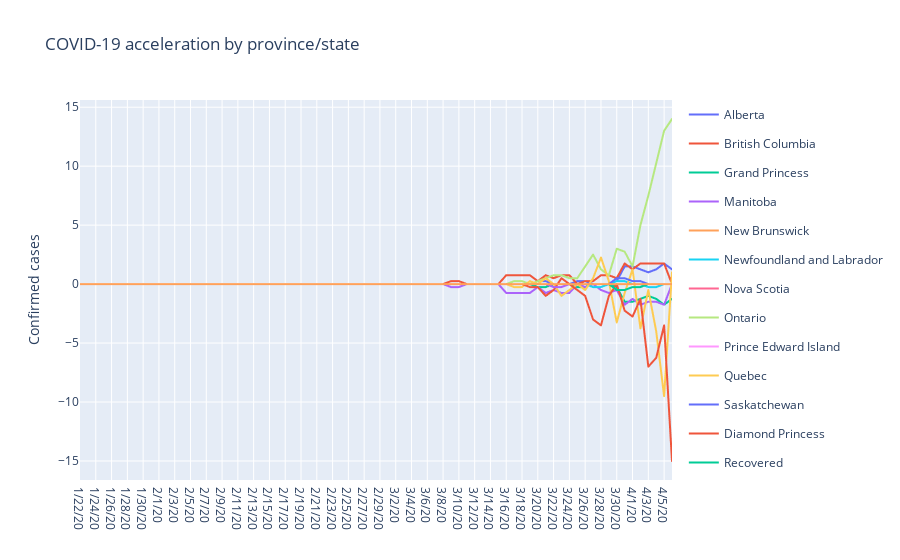

Write notebook code for a chart like this one.
### Markdown cell above
<a id='plot_acceleration'></a>
### Plot Acceleration by Province/State

### Code cell
layout = go.Layout(title="COVID-19 acceleration by province/state",
                   yaxis={'title': 'Confirmed cases'},
                   height=1000)

fig = go.Figure(data=trace_accel, layout=layout)
fig.show()

### Figure 1 — Plotly figure (JSON) as saved in the notebook; plotly's stock layout.template omitted (floating-point values rounded to 4 significant figures)
{"data": [{"hoverlabel": {"namelength": 0}, "hovertemplate": "provincestate=Alberta<br>date=%{x}<br>acceleration=%{y}", "legendgroup": "Alberta", "line": {"color": "#636efa", "dash": "solid"}, "mode": "lines", "name": "Alberta", "showlegend": true, "type": "scattergl", "x": ["1/22/20", "1/23/20", "1/24/20", "1/25/20", "1/26/20", "1/27/20", "1/28/20", "1/29/20", "1/30/20", "1/31/20", "2/1/20", "2/2/20", "2/3/20", "2/4/20", "2/5/20", "2/6/20", "2/7/20", "2/8/20", "2/9/20", "2/10/20", "2/11/20", "2/12/20", "2/13/20", "2/14/20", "2/15/20", "2/16/20", "2/17/20", "2/18/20", "2/19/20", "2/20/20", "2/21/20", "2/22/20", "2/23/20", "2/24/20", "2/25/20", "2/26/20", "2/27/20", "2/28/20", "2/29/20", "3/1/20", "3/2/20", "3/3/20", "3/4/20", "3/5/20", "3/6/20", "3/7/20", "3/8/20", "3/9/20", "3/10/20", "3/11/20", "3/12/20", "3/13/20", "3/14/20", "3/15/20", "3/16/20", "3/17/20", "3/18/20", "3/19/20", "3/20/20", "3/21/20", "3/22/20", "3/23/20", "3/24/20", "3/25/20", "3/26/20", "3/27/20", "3/28/20", "3/29/20", "3/30/20", "3/31/20", "4/1/20", "4/2/20", "4/3/20", "4/4/20", "4/5/20", "4/6/20"], "xaxis": "x", "y": [0, 0, 0, 0, 0, 0, 0, 0, 0, 0, 0, 0, 0, 0, 0, 0, 0, 0, 0, 0, 0, 0, 0, 0, 0, 0, 0, 0, 0, 0, 0, 0, 0, 0, 0, 0, 0, 0, 0, 0, 0, 0, 0, 0, 0, 0, 0, 0, 0, 0, 0, 0, 0, 0, 0, 0, 0, 0, 0.25, 0.25, 0, 0, 0, 0.25, 0.25, 0, 0, 0, 0.25, 1.5, 1.5, 1.25, 1.0, 1.25, 1.75, 1.25], "yaxis": "y"}, {"hoverlabel": {"namelength": 0}, "hovertemplate": "provincestate=British Columbia<br>date=%{x}<br>acceleration=%{y}", "legendgroup": "British Columbia", "line": {"color": "#EF553B", "dash": "solid"}, "mode": "lines", "name": "British Columbia", "showlegend": true, "type": "scattergl", "x": ["1/22/20", "1/23/20", "1/24/20", "1/25/20", "1/26/20", "1/27/20", "1/28/20", "1/29/20", "1/30/20", "1/31/20", "2/1/20", "2/2/20", "2/3/20", "2/4/20", "2/5/20", "2/6/20", "2/7/20", "2/8/20", "2/9/20", "2/10/20", "2/11/20", "2/12/20", "2/13/20", "2/14/20", "2/15/20", "2/16/20", "2/17/20", "2/18/20", "2/19/20", "2/20/20", "2/21/20", "2/22/20", "2/23/20", "2/24/20", "2/25/20", "2/26/20", "2/27/20", "2/28/20", "2/29/20", "3/1/20", "3/2/20", "3/3/20", "3/4/20", "3/5/20", "3/6/20", "3/7/20", "3/8/20", "3/9/20", "3/10/20", "3/11/20", "3/12/20", "3/13/20", "3/14/20", "3/15/20", "3/16/20", "3/17/20", "3/18/20", "3/19/20", "3/20/20", "3/21/20", "3/22/20", "3/23/20", "3/24/20", "3/25/20", "3/26/20", "3/27/20", "3/28/20", "3/29/20", "3/30/20", "3/31/20", "4/1/20", "4/2/20", "4/3/20", "4/4/20", "4/5/20", "4/6/20"], "xaxis": "x", "y": [0, 0, 0, 0, 0, 0, 0, 0, 0, 0, 0, 0, 0, 0, 0, 0, 0, 0, 0, 0, 0, 0, 0, 0, 0, 0, 0, 0, 0, 0, 0, 0, 0, 0, 0, 0, 0, 0, 0, 0, 0, 0, 0, 0, 0, 0, 0, 0.25, 0.25, 0, 0, 0, 0, 0, 0.75, 0.75, 0.75, 0.75, 0.25, 0.75, 0.5, 0.75, 0.75, -3.925e-17, 0.25, 0.25, 0.75, 0.75, 0.5, 1.75, 1.25, 1.75, 1.75, 1.75, 1.75, -1.57e-16], "yaxis": "y"}, {"hoverlabel": {"namelength": 0}, "hovertemplate": "provincestate=Grand Princess<br>date=%{x}<br>acceleration=%{y}", "legendgroup": "Grand Princess", "line": {"color": "#00cc96", "dash": "solid"}, "mode": "lines", "name": "Grand Princess", "showlegend": true, "type": "scattergl", "x": ["1/22/20", "1/23/20", "1/24/20", "1/25/20", "1/26/20", "1/27/20", "1/28/20", "1/29/20", "1/30/20", "1/31/20", "2/1/20", "2/2/20", "2/3/20", "2/4/20", "2/5/20", "2/6/20", "2/7/20", "2/8/20", "2/9/20", "2/10/20", "2/11/20", "2/12/20", "2/13/20", "2/14/20", "2/15/20", "2/16/20", "2/17/20", "2/18/20", "2/19/20", "2/20/20", "2/21/20", "2/22/20", "2/23/20", "2/24/20", "2/25/20", "2/26/20", "2/27/20", "2/28/20", "2/29/20", "3/1/20", "3/2/20", "3/3/20", "3/4/20", "3/5/20", "3/6/20", "3/7/20", "3/8/20", "3/9/20", "3/10/20", "3/11/20", "3/12/20", "3/13/20", "3/14/20", "3/15/20", "3/16/20", "3/17/20", "3/18/20", "3/19/20", "3/20/20", "3/21/20", "3/22/20", "3/23/20", "3/24/20", "3/25/20", "3/26/20", "3/27/20", "3/28/20", "3/29/20", "3/30/20", "3/31/20", "4/1/20", "4/2/20", "4/3/20", "4/4/20", "4/5/20", "4/6/20"], "xaxis": "x", "y": [0, 0, 0, 0, 0, 0, 0, 0, 0, 0, 0, 0, 0, 0, 0, 0, 0, 0, 0, 0, 0, 0, 0, 0, 0, 0, 0, 0, 0, 0, 0, 0, 0, 0, 0, 0, 0, 0, 0, 0, 0, 0, 0, 0, 0, 0, 0, -3.925e-17, -1.963e-17, 0, 0, 0, 0, 0, -7.85e-17, -7.85e-17, -7.85e-17, -7.85e-17, -0.25, -0.25, -7.85e-17, -7.85e-17, -7.85e-17, -0.25, -0.25, -3.925e-17, -7.85e-17, -7.85e-17, -0.25, -1.5, -1.5, -1.25, -1.0, -1.25, -1.75, -1.25], "yaxis": "y"}, {"hoverlabel": {"namelength": 0}, "hovertemplate": "provincestate=Manitoba<br>date=%{x}<br>acceleration=%{y}", "legendgroup": "Manitoba", "line": {"color": "#ab63fa", "dash": "solid"}, "mode": "lines", "name": "Manitoba", "showlegend": true, "type": "scattergl", "x": ["1/22/20", "1/23/20", "1/24/20", "1/25/20", "1/26/20", "1/27/20", "1/28/20", "1/29/20", "1/30/20", "1/31/20", "2/1/20", "2/2/20", "2/3/20", "2/4/20", "2/5/20", "2/6/20", "2/7/20", "2/8/20", "2/9/20", "2/10/20", "2/11/20", "2/12/20", "2/13/20", "2/14/20", "2/15/20", "2/16/20", "2/17/20", "2/18/20", "2/19/20", "2/20/20", "2/21/20", "2/22/20", "2/23/20", "2/24/20", "2/25/20", "2/26/20", "2/27/20", "2/28/20", "2/29/20", "3/1/20", "3/2/20", "3/3/20", "3/4/20", "3/5/20", "3/6/20", "3/7/20", "3/8/20", "3/9/20", "3/10/20", "3/11/20", "3/12/20", "3/13/20", "3/14/20", "3/15/20", "3/16/20", "3/17/20", "3/18/20", "3/19/20", "3/20/20", "3/21/20", "3/22/20", "3/23/20", "3/24/20", "3/25/20", "3/26/20", "3/27/20", "3/28/20", "3/29/20", "3/30/20", "3/31/20", "4/1/20", "4/2/20", "4/3/20", "4/4/20", "4/5/20", "4/6/20"], "xaxis": "x", "y": [0, 0, 0, 0, 0, 0, 0, 0, 0, 0, 0, 0, 0, 0, 0, 0, 0, 0, 0, 0, 0, 0, 0, 0, 0, 0, 0, 0, 0, 0, 0, 0, 0, 0, 0, 0, 0, 0, 0, 0, 0, 0, 0, 0, 0, 0, 0, -0.25, -0.25, 0, 0, 0, 0, 0, -0.75, -0.75, -0.75, -0.75, -0.25, -0.75, -0.5, -0.75, -0.75, 0, -0.25, 3.925e-17, -0.5, -0.75, -0.5, -1.75, -1.25, -1.75, -1.5, -1.5, -1.75, 0], "yaxis": "y"}, {"hoverlabel": {"namelength": 0}, "hovertemplate": "provincestate=New Brunswick<br>date=%{x}<br>acceleration=%{y}", "legendgroup": "New Brunswick", "line": {"color": "#FFA15A", "dash": "solid"}, "mode": "lines", "name": "New Brunswick", "showlegend": true, "type": "scattergl", "x": ["1/22/20", "1/23/20", "1/24/20", "1/25/20", "1/26/20", "1/27/20", "1/28/20", "1/29/20", "1/30/20", "1/31/20", "2/1/20", "2/2/20", "2/3/20", "2/4/20", "2/5/20", "2/6/20", "2/7/20", "2/8/20", "2/9/20", "2/10/20", "2/11/20", "2/12/20", "2/13/20", "2/14/20", "2/15/20", "2/16/20", "2/17/20", "2/18/20", "2/19/20", "2/20/20", "2/21/20", "2/22/20", "2/23/20", "2/24/20", "2/25/20", "2/26/20", "2/27/20", "2/28/20", "2/29/20", "3/1/20", "3/2/20", "3/3/20", "3/4/20", "3/5/20", "3/6/20", "3/7/20", "3/8/20", "3/9/20", "3/10/20", "3/11/20", "3/12/20", "3/13/20", "3/14/20", "3/15/20", "3/16/20", "3/17/20", "3/18/20", "3/19/20", "3/20/20", "3/21/20", "3/22/20", "3/23/20", "3/24/20", "3/25/20", "3/26/20", "3/27/20", "3/28/20", "3/29/20", "3/30/20", "3/31/20", "4/1/20", "4/2/20", "4/3/20", "4/4/20", "4/5/20", "4/6/20"], "xaxis": "x", "y": [0, 0, 0, 0, 0, 0, 0, 0, 0, 0, 0, 0, 0, 0, 0, 0, 0, 0, 0, 0, 0, 0, 0, 0, 0, 0, 0, 0, 0, 0, 0, 0, 0, 0, 0, 0, 0, 0, 0, 0, 0, 0, 0, 0, 0, 0, 0, 0, 0, 0, 0, 0, 0, 0, 0, 0, 0, 0, 0, 0, 0, 0, 0, 0, 0, -3.925e-17, -1.963e-17, 0, 0, 0, 0, 0, -3.925e-17, -1.963e-17, 0, 0], "yaxis": "y"}, {"hoverlabel": {"namelength": 0}, "hovertemplate": "provincestate=Newfoundland and Labrador<br>date=%{x}<br>acceleration=%{y}", "legendgroup": "Newfoundland and Labrador", "line": {"color": "#19d3f3", "dash": "solid"}, "mode": "lines", "name": "Newfoundland and Labrador", "showlegend": true, "type": "scattergl", "x": ["1/22/20", "1/23/20", "1/24/20", "1/25/20", "1/26/20", "1/27/20", "1/28/20", "1/29/20", "1/30/20", "1/31/20", "2/1/20", "2/2/20", "2/3/20", "2/4/20", "2/5/20", "2/6/20", "2/7/20", "2/8/20", "2/9/20", "2/10/20", "2/11/20", "2/12/20", "2/13/20", "2/14/20", "2/15/20", "2/16/20", "2/17/20", "2/18/20", "2/19/20", "2/20/20", "2/21/20", "2/22/20", "2/23/20", "2/24/20", "2/25/20", "2/26/20", "2/27/20", "2/28/20", "2/29/20", "3/1/20", "3/2/20", "3/3/20", "3/4/20", "3/5/20", "3/6/20", "3/7/20", "3/8/20", "3/9/20", "3/10/20", "3/11/20", "3/12/20", "3/13/20", "3/14/20", "3/15/20", "3/16/20", "3/17/20", "3/18/20", "3/19/20", "3/20/20", "3/21/20", "3/22/20", "3/23/20", "3/24/20", "3/25/20", "3/26/20", "3/27/20", "3/28/20", "3/29/20", "3/30/20", "3/31/20", "4/1/20", "4/2/20", "4/3/20", "4/4/20", "4/5/20", "4/6/20"], "xaxis": "x", "y": [0, 0, 0, 0, 0, 0, 0, 0, 0, 0, 0, 0, 0, 0, 0, 0, 0, 0, 0, 0, 0, 0, 0, 0, 0, 0, 0, 0, 0, 0, 0, 0, 0, 0, 0, 0, 0, 0, 0, 0, 0, 0, 0, 0, 0, 0, 0, 0, 0, 0, 0, 0, 0, 0, 0, 0, 0, 0, 0, 0, 0, 0, 0, 0, 0, -0.25, -0.25, 0, 0.25, 0.25, 0, 0, -0.25, -0.25, 0, 0], "yaxis": "y"}, {"hoverlabel": {"namelength": 0}, "hovertemplate": "provincestate=Nova Scotia<br>date=%{x}<br>acceleration=%{y}", "legendgroup": "Nova Scotia", "line": {"color": "#FF6692", "dash": "solid"}, "mode": "lines", "name": "Nova Scotia", "showlegend": true, "type": "scattergl", "x": ["1/22/20", "1/23/20", "1/24/20", "1/25/20", "1/26/20", "1/27/20", "1/28/20", "1/29/20", "1/30/20", "1/31/20", "2/1/20", "2/2/20", "2/3/20", "2/4/20", "2/5/20", "2/6/20", "2/7/20", "2/8/20", "2/9/20", "2/10/20", "2/11/20", "2/12/20", "2/13/20", "2/14/20", "2/15/20", "2/16/20", "2/17/20", "2/18/20", "2/19/20", "2/20/20", "2/21/20", "2/22/20", "2/23/20", "2/24/20", "2/25/20", "2/26/20", "2/27/20", "2/28/20", "2/29/20", "3/1/20", "3/2/20", "3/3/20", "3/4/20", "3/5/20", "3/6/20", "3/7/20", "3/8/20", "3/9/20", "3/10/20", "3/11/20", "3/12/20", "3/13/20", "3/14/20", "3/15/20", "3/16/20", "3/17/20", "3/18/20", "3/19/20", "3/20/20", "3/21/20", "3/22/20", "3/23/20", "3/24/20", "3/25/20", "3/26/20", "3/27/20", "3/28/20", "3/29/20", "3/30/20", "3/31/20", "4/1/20", "4/2/20", "4/3/20", "4/4/20", "4/5/20", "4/6/20"], "xaxis": "x", "y": [0, 0, 0, 0, 0, 0, 0, 0, 0, 0, 0, 0, 0, 0, 0, 0, 0, 0, 0, 0, 0, 0, 0, 0, 0, 0, 0, 0, 0, 0, 0, 0, 0, 0, 0, 0, 0, 0, 0, 0, 0, 0, 0, 0, 0, 0, 0, 0, 0, 0, 0, 0, 0, 0, 0, 0, 0, 0, 0, 0, 0, 0, 0, 0, 0, 0, 0, 0, -3.925e-17, -1.963e-17, 0, 0, 0, 0, 0, 0], "yaxis": "y"}, {"hoverlabel": {"namelength": 0}, "hovertemplate": "provincestate=Ontario<br>date=%{x}<br>acceleration=%{y}", "legendgroup": "Ontario", "line": {"color": "#B6E880", "dash": "solid"}, "mode": "lines", "name": "Ontario", "showlegend": true, "type": "scattergl", "x": ["1/22/20", "1/23/20", "1/24/20", "1/25/20", "1/26/20", "1/27/20", "1/28/20", "1/29/20", "1/30/20", "1/31/20", "2/1/20", "2/2/20", "2/3/20", "2/4/20", "2/5/20", "2/6/20", "2/7/20", "2/8/20", "2/9/20", "2/10/20", "2/11/20", "2/12/20", "2/13/20", "2/14/20", "2/15/20", "2/16/20", "2/17/20", "2/18/20", "2/19/20", "2/20/20", "2/21/20", "2/22/20", "2/23/20", "2/24/20", "2/25/20", "2/26/20", "2/27/20", "2/28/20", "2/29/20", "3/1/20", "3/2/20", "3/3/20", "3/4/20", "3/5/20", "3/6/20", "3/7/20", "3/8/20", "3/9/20", "3/10/20", "3/11/20", "3/12/20", "3/13/20", "3/14/20", "3/15/20", "3/16/20", "3/17/20", "3/18/20", "3/19/20", "3/20/20", "3/21/20", "3/22/20", "3/23/20", "3/24/20", "3/25/20", "3/26/20", "3/27/20", "3/28/20", "3/29/20", "3/30/20", "3/31/20", "4/1/20", "4/2/20", "4/3/20", "4/4/20", "4/5/20", "4/6/20"], "xaxis": "x", "y": [0, 0, 0, 0, 0, 0, 0, 0, 0, 0, 0, 0, 0, 0, 0, 0, 0, 0, 0, 0, 0, 0, 0, 0, 0, 0, 0, 0, 0, 0, 0, 0, 0, 0, 0, 0, 0, 0, 0, 0, 0, 0, 0, 0, 0, 0, 0, 0, 0, 0, 0, 0, 0, 0, 0, 0.25, 0.25, 0, 0.25, 0.5, 0.75, 0.75, 0.5, 0.5, 1.5, 2.5, 1.25, 0.75, 3.0, 2.75, 1.5, 5.0, 7.5, 10.25, 13.0, 14.0], "yaxis": "y"}, {"hoverlabel": {"namelength": 0}, "hovertemplate": "provincestate=Prince Edward Island<br>date=%{x}<br>acceleration=%{y}", "legendgroup": "Prince Edward Island", "line": {"color": "#FF97FF", "dash": "solid"}, "mode": "lines", "name": "Prince Edward Island", "showlegend": true, "type": "scattergl", "x": ["1/22/20", "1/23/20", "1/24/20", "1/25/20", "1/26/20", "1/27/20", "1/28/20", "1/29/20", "1/30/20", "1/31/20", "2/1/20", "2/2/20", "2/3/20", "2/4/20", "2/5/20", "2/6/20", "2/7/20", "2/8/20", "2/9/20", "2/10/20", "2/11/20", "2/12/20", "2/13/20", "2/14/20", "2/15/20", "2/16/20", "2/17/20", "2/18/20", "2/19/20", "2/20/20", "2/21/20", "2/22/20", "2/23/20", "2/24/20", "2/25/20", "2/26/20", "2/27/20", "2/28/20", "2/29/20", "3/1/20", "3/2/20", "3/3/20", "3/4/20", "3/5/20", "3/6/20", "3/7/20", "3/8/20", "3/9/20", "3/10/20", "3/11/20", "3/12/20", "3/13/20", "3/14/20", "3/15/20", "3/16/20", "3/17/20", "3/18/20", "3/19/20", "3/20/20", "3/21/20", "3/22/20", "3/23/20", "3/24/20", "3/25/20", "3/26/20", "3/27/20", "3/28/20", "3/29/20", "3/30/20", "3/31/20", "4/1/20", "4/2/20", "4/3/20", "4/4/20", "4/5/20", "4/6/20"], "xaxis": "x", "y": [0, 0, 0, 0, 0, 0, 0, 0, 0, 0, 0, 0, 0, 0, 0, 0, 0, 0, 0, 0, 0, 0, 0, 0, 0, 0, 0, 0, 0, 0, 0, 0, 0, 0, 0, 0, 0, 0, 0, 0, 0, 0, 0, 0, 0, 0, 0, 0, 0, 0, 0, 0, 0, 0, 0, -3.925e-17, -1.963e-17, 0, -3.925e-17, -7.85e-17, -7.85e-17, -7.85e-17, -7.85e-17, -7.85e-17, -1.57e-16, -3.14e-16, -1.57e-16, -7.85e-17, -3.14e-16, -3.14e-16, -1.57e-16, -6.28e-16, -6.28e-16, -1.256e-15, -1.256e-15, -1.256e-15], "yaxis": "y"}, {"hoverlabel": {"namelength": 0}, "hovertemplate": "provincestate=Quebec<br>date=%{x}<br>acceleration=%{y}", "legendgroup": "Quebec", "line": {"color": "#FECB52", "dash": "solid"}, "mode": "lines", "name": "Quebec", "showlegend": true, "type": "scattergl", "x": ["1/22/20", "1/23/20", "1/24/20", "1/25/20", "1/26/20", "1/27/20", "1/28/20", "1/29/20", "1/30/20", "1/31/20", "2/1/20", "2/2/20", "2/3/20", "2/4/20", "2/5/20", "2/6/20", "2/7/20", "2/8/20", "2/9/20", "2/10/20", "2/11/20", "2/12/20", "2/13/20", "2/14/20", "2/15/20", "2/16/20", "2/17/20", "2/18/20", "2/19/20", "2/20/20", "2/21/20", "2/22/20", "2/23/20", "2/24/20", "2/25/20", "2/26/20", "2/27/20", "2/28/20", "2/29/20", "3/1/20", "3/2/20", "3/3/20", "3/4/20", "3/5/20", "3/6/20", "3/7/20", "3/8/20", "3/9/20", "3/10/20", "3/11/20", "3/12/20", "3/13/20", "3/14/20", "3/15/20", "3/16/20", "3/17/20", "3/18/20", "3/19/20", "3/20/20", "3/21/20", "3/22/20", "3/23/20", "3/24/20", "3/25/20", "3/26/20", "3/27/20", "3/28/20", "3/29/20", "3/30/20", "3/31/20", "4/1/20", "4/2/20", "4/3/20", "4/4/20", "4/5/20", "4/6/20"], "xaxis": "x", "y": [0, 0, 0, 0, 0, 0, 0, 0, 0, 0, 0, 0, 0, 0, 0, 0, 0, 0, 0, 0, 0, 0, 0, 0, 0, 0, 0, 0, 0, 0, 0, 0, 0, 0, 0, 0, 0, 0, 0, 0, 0, 0, 0, 0, 0, 0, 0, 0, 0, 0, 0, 0, 0, 0, 0, -0.25, -0.25, 0.25, 0, 0.5, -2.355e-16, -1.0, -0.5, -7.85e-17, -0.5, 0.5, 2.25, 0.25, -3.25, -0.75, 1.25, -3.75, -0.5, -4.0, -9.5, 1.0], "yaxis": "y"}, {"hoverlabel": {"namelength": 0}, "hovertemplate": "provincestate=Saskatchewan<br>date=%{x}<br>acceleration=%{y}", "legendgroup": "Saskatchewan", "line": {"color": "#636efa", "dash": "solid"}, "mode": "lines", "name": "Saskatchewan", "showlegend": true, "type": "scattergl", "x": ["1/22/20", "1/23/20", "1/24/20", "1/25/20", "1/26/20", "1/27/20", "1/28/20", "1/29/20", "1/30/20", "1/31/20", "2/1/20", "2/2/20", "2/3/20", "2/4/20", "2/5/20", "2/6/20", "2/7/20", "2/8/20", "2/9/20", "2/10/20", "2/11/20", "2/12/20", "2/13/20", "2/14/20", "2/15/20", "2/16/20", "2/17/20", "2/18/20", "2/19/20", "2/20/20", "2/21/20", "2/22/20", "2/23/20", "2/24/20", "2/25/20", "2/26/20", "2/27/20", "2/28/20", "2/29/20", "3/1/20", "3/2/20", "3/3/20", "3/4/20", "3/5/20", "3/6/20", "3/7/20", "3/8/20", "3/9/20", "3/10/20", "3/11/20", "3/12/20", "3/13/20", "3/14/20", "3/15/20", "3/16/20", "3/17/20", "3/18/20", "3/19/20", "3/20/20", "3/21/20", "3/22/20", "3/23/20", "3/24/20", "3/25/20", "3/26/20", "3/27/20", "3/28/20", "3/29/20", "3/30/20", "3/31/20", "4/1/20", "4/2/20", "4/3/20", "4/4/20", "4/5/20", "4/6/20"], "xaxis": "x", "y": [0, 0, 0, 0, 0, 0, 0, 0, 0, 0, 0, 0, 0, 0, 0, 0, 0, 0, 0, 0, 0, 0, 0, 0, 0, 0, 0, 0, 0, 0, 0, 0, 0, 0, 0, 0, 0, 0, 0, 0, 0, 0, 0, 0, 0, 0, 0, 0, 0, 0, 0, 0, 0, 0, 0, 0, 0, -3.925e-17, -1.963e-17, -7.85e-17, -3.925e-17, 3.925e-17, 0, -3.925e-17, -1.57e-16, -3.14e-16, -3.14e-16, -1.57e-16, 0.5, 0.5, 0.25, 0.25, -6.28e-16, -6.28e-16, -3.14e-16, -1.256e-15], "yaxis": "y"}, {"hoverlabel": {"namelength": 0}, "hovertemplate": "provincestate=Diamond Princess<br>date=%{x}<br>acceleration=%{y}", "legendgroup": "Diamond Princess", "line": {"color": "#EF553B", "dash": "solid"}, "mode": "lines", "name": "Diamond Princess", "showlegend": true, "type": "scattergl", "x": ["1/22/20", "1/23/20", "1/24/20", "1/25/20", "1/26/20", "1/27/20", "1/28/20", "1/29/20", "1/30/20", "1/31/20", "2/1/20", "2/2/20", "2/3/20", "2/4/20", "2/5/20", "2/6/20", "2/7/20", "2/8/20", "2/9/20", "2/10/20", "2/11/20", "2/12/20", "2/13/20", "2/14/20", "2/15/20", "2/16/20", "2/17/20", "2/18/20", "2/19/20", "2/20/20", "2/21/20", "2/22/20", "2/23/20", "2/24/20", "2/25/20", "2/26/20", "2/27/20", "2/28/20", "2/29/20", "3/1/20", "3/2/20", "3/3/20", "3/4/20", "3/5/20", "3/6/20", "3/7/20", "3/8/20", "3/9/20", "3/10/20", "3/11/20", "3/12/20", "3/13/20", "3/14/20", "3/15/20", "3/16/20", "3/17/20", "3/18/20", "3/19/20", "3/20/20", "3/21/20", "3/22/20", "3/23/20", "3/24/20", "3/25/20", "3/26/20", "3/27/20", "3/28/20", "3/29/20", "3/30/20", "3/31/20", "4/1/20", "4/2/20", "4/3/20", "4/4/20", "4/5/20", "4/6/20"], "xaxis": "x", "y": [0, 0, 0, 0, 0, 0, 0, 0, 0, 0, 0, 0, 0, 0, 0, 0, 0, 0, 0, 0, 0, 0, 0, 0, 0, 0, 0, 0, 0, 0, 0, 0, 0, 0, 0, 0, 0, 0, 0, 0, 0, 0, 0, 0, 0, 0, 0, 0, 0, 0, 0, 0, 0, 0, 0, 0, 0, -0.25, -0.25, -1.0, -0.5, 0.5, 0, -0.5, -1.0, -3.0, -3.5, -1.0, -7.85e-17, -2.25, -2.75, -1.25, -7.0, -6.25, -3.5, -15.0], "yaxis": "y"}, {"hoverlabel": {"namelength": 0}, "hovertemplate": "provincestate=Recovered<br>date=%{x}<br>acceleration=%{y}", "legendgroup": "Recovered", "line": {"color": "#00cc96", "dash": "solid"}, "mode": "lines", "name": "Recovered", "showlegend": true, "type": "scattergl", "x": ["1/22/20", "1/23/20", "1/24/20", "1/25/20", "1/26/20", "1/27/20", "1/28/20", "1/29/20", "1/30/20", "1/31/20", "2/1/20", "2/2/20", "2/3/20", "2/4/20", "2/5/20", "2/6/20", "2/7/20", "2/8/20", "2/9/20", "2/10/20", "2/11/20", "2/12/20", "2/13/20", "2/14/20", "2/15/20", "2/16/20", "2/17/20", "2/18/20", "2/19/20", "2/20/20", "2/21/20", "2/22/20", "2/23/20", "2/24/20", "2/25/20", "2/26/20", "2/27/20", "2/28/20", "2/29/20", "3/1/20", "3/2/20", "3/3/20", "3/4/20", "3/5/20", "3/6/20", "3/7/20", "3/8/20", "3/9/20", "3/10/20", "3/11/20", "3/12/20", "3/13/20", "3/14/20", "3/15/20", "3/16/20", "3/17/20", "3/18/20", "3/19/20", "3/20/20", "3/21/20", "3/22/20", "3/23/20", "3/24/20", "3/25/20", "3/26/20", "3/27/20", "3/28/20", "3/29/20", "3/30/20", "3/31/20", "4/1/20", "4/2/20", "4/3/20", "4/4/20", "4/5/20", "4/6/20"], "xaxis": "x", "y": [0, 0, 0, 0, 0, 0, 0, 0, 0, 0, 0, 0, 0, 0, 0, 0, 0, 0, 0, 0, 0, 0, 0, 0, 0, 0, 0, 0, 0, 0, 0, 0, 0, 0, 0, 0, 0, 0, 0, 0, 0, 0, 0, 0, 0, 0, 0, 0, 0, 0, 0, 0, 0, 0, 0, 0, 0, 0, 0, 0, -3.925e-17, -1.963e-17, 0, 0, 0, 0, 0, 0, -0.5, -0.5, -0.25, -0.25, 0, 0, 0, 0], "yaxis": "y"}, {"hoverlabel": {"namelength": 0}, "hovertemplate": "provincestate=Northwest Territories<br>date=%{x}<br>acceleration=%{y}", "legendgroup": "Northwest Territories", "line": {"color": "#ab63fa", "dash": "solid"}, "mode": "lines", "name": "Northwest Territories", "showlegend": true, "type": "scattergl", "x": ["1/22/20", "1/23/20", "1/24/20", "1/25/20", "1/26/20", "1/27/20", "1/28/20", "1/29/20", "1/30/20", "1/31/20", "2/1/20", "2/2/20", "2/3/20", "2/4/20", "2/5/20", "2/6/20", "2/7/20", "2/8/20", "2/9/20", "2/10/20", "2/11/20", "2/12/20", "2/13/20", "2/14/20", "2/15/20", "2/16/20", "2/17/20", "2/18/20", "2/19/20", "2/20/20", "2/21/20", "2/22/20", "2/23/20", "2/24/20", "2/25/20", "2/26/20", "2/27/20", "2/28/20", "2/29/20", "3/1/20", "3/2/20", "3/3/20", "3/4/20", "3/5/20", "3/6/20", "3/7/20", "3/8/20", "3/9/20", "3/10/20", "3/11/20", "3/12/20", "3/13/20", "3/14/20", "3/15/20", "3/16/20", "3/17/20", "3/18/20", "3/19/20", "3/20/20", "3/21/20", "3/22/20", "3/23/20", "3/24/20", "3/25/20", "3/26/20", "3/27/20", "3/28/20", "3/29/20", "3/30/20", "3/31/20", "4/1/20", "4/2/20", "4/3/20", "4/4/20", "4/5/20", "4/6/20"], "xaxis": "x", "y": [0, 0, 0, 0, 0, 0, 0, 0, 0, 0, 0, 0, 0, 0, 0, 0, 0, 0, 0, 0, 0, 0, 0, 0, 0, 0, 0, 0, 0, 0, 0, 0, 0, 0, 0, 0, 0, 0, 0, 0, 0, 0, 0, 0, 0, 0, 0, 0, 0, 0, 0, 0, 0, 0, 0, 0, 0, 0, 0, 0, -0.25, -0.25, 0, 0, 0, 0, 0, 0, 0, 0, 0, 0, 0, 0, 0, 0], "yaxis": "y"}, {"hoverlabel": {"namelength": 0}, "hovertemplate": "provincestate=Yukon<br>date=%{x}<br>acceleration=%{y}", "legendgroup": "Yukon", "line": {"color": "#FFA15A", "dash": "solid"}, "mode": "lines", "name": "Yukon", "showlegend": true, "type": "scattergl", "x": ["1/22/20", "1/23/20", "1/24/20", "1/25/20", "1/26/20", "1/27/20", "1/28/20", "1/29/20", "1/30/20", "1/31/20", "2/1/20", "2/2/20", "2/3/20", "2/4/20", "2/5/20", "2/6/20", "2/7/20", "2/8/20", "2/9/20", "2/10/20", "2/11/20", "2/12/20", "2/13/20", "2/14/20", "2/15/20", "2/16/20", "2/17/20", "2/18/20", "2/19/20", "2/20/20", "2/21/20", "2/22/20", "2/23/20", "2/24/20", "2/25/20", "2/26/20", "2/27/20", "2/28/20", "2/29/20", "3/1/20", "3/2/20", "3/3/20", "3/4/20", "3/5/20", "3/6/20", "3/7/20", "3/8/20", "3/9/20", "3/10/20", "3/11/20", "3/12/20", "3/13/20", "3/14/20", "3/15/20", "3/16/20", "3/17/20", "3/18/20", "3/19/20", "3/20/20", "3/21/20", "3/22/20", "3/23/20", "3/24/20", "3/25/20", "3/26/20", "3/27/20", "3/28/20", "3/29/20", "3/30/20", "3/31/20", "4/1/20", "4/2/20", "4/3/20", "4/4/20", "4/5/20", "4/6/20"], "xaxis": "x", "y": [0, 0, 0, 0, 0, 0, 0, 0, 0, 0, 0, 0, 0, 0, 0, 0, 0, 0, 0, 0, 0, 0, 0, 0, 0, 0, 0, 0, 0, 0, 0, 0, 0, 0, 0, 0, 0, 0, 0, 0, 0, 0, 0, 0, 0, 0, 0, 0, 0, 0, 0, 0, 0, 0, 0, 0, 0, 0, 0, 0, 0, 0, 0, 0, 0, 0, 0, 0, 0, 0, 0, 0, 0, 0, 0, 0], "yaxis": "y"}], "layout": {"autosize": true, "title": {"text": "COVID-19 acceleration by province/state"}, "xaxis": {"autorange": true, "range": [0, 75], "type": "category"}, "yaxis": {"autorange": true, "range": [-16.61, 15.61], "title": {"text": "Confirmed cases"}, "type": "linear"}}}
